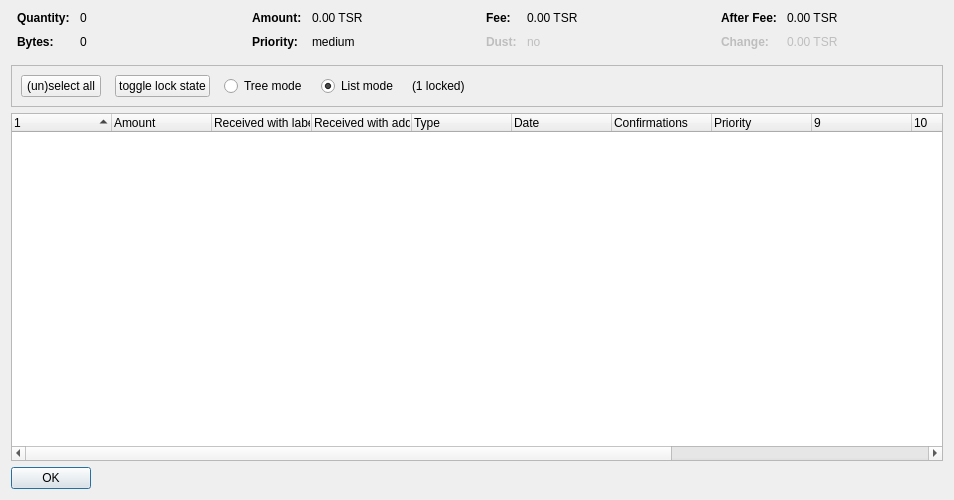
<?xml version="1.0" encoding="UTF-8"?>
<ui version="4.0">
 <class>CoinControlDialog</class>
 <widget class="QDialog" name="CoinControlDialog">
  <property name="geometry">
   <rect>
    <x>0</x>
    <y>0</y>
    <width>954</width>
    <height>500</height>
   </rect>
  </property>
  <property name="windowTitle">
   <string>Coin Selection</string>
  </property>
  <layout class="QVBoxLayout" name="verticalLayout">
   <item>
    <layout class="QHBoxLayout" name="horizontalLayoutTop" stretch="0,0,0,0">
     <property name="topMargin">
      <number>0</number>
     </property>
     <property name="bottomMargin">
      <number>10</number>
     </property>
     <item>
      <layout class="QFormLayout" name="formLayoutCoinControl1">
       <property name="horizontalSpacing">
        <number>10</number>
       </property>
       <property name="verticalSpacing">
        <number>10</number>
       </property>
       <property name="leftMargin">
        <number>6</number>
       </property>
       <property name="rightMargin">
        <number>6</number>
       </property>
       <item row="0" column="0">
        <widget class="QLabel" name="labelCoinControlQuantityText">
         <property name="font">
          <font>
           <weight>75</weight>
           <bold>true</bold>
          </font>
         </property>
         <property name="text">
          <string>Quantity:</string>
         </property>
        </widget>
       </item>
       <item row="0" column="1">
        <widget class="QLabel" name="labelCoinControlQuantity">
         <property name="cursor">
          <cursorShape>IBeamCursor</cursorShape>
         </property>
         <property name="contextMenuPolicy">
          <enum>Qt::ActionsContextMenu</enum>
         </property>
         <property name="text">
          <string notr="true">0</string>
         </property>
         <property name="textInteractionFlags">
          <set>Qt::LinksAccessibleByMouse|Qt::TextSelectableByKeyboard|Qt::TextSelectableByMouse</set>
         </property>
        </widget>
       </item>
       <item row="1" column="0">
        <widget class="QLabel" name="labelCoinControlBytesText">
         <property name="font">
          <font>
           <weight>75</weight>
           <bold>true</bold>
          </font>
         </property>
         <property name="text">
          <string>Bytes:</string>
         </property>
        </widget>
       </item>
       <item row="1" column="1">
        <widget class="QLabel" name="labelCoinControlBytes">
         <property name="cursor">
          <cursorShape>IBeamCursor</cursorShape>
         </property>
         <property name="contextMenuPolicy">
          <enum>Qt::ActionsContextMenu</enum>
         </property>
         <property name="text">
          <string notr="true">0</string>
         </property>
         <property name="textInteractionFlags">
          <set>Qt::LinksAccessibleByMouse|Qt::TextSelectableByKeyboard|Qt::TextSelectableByMouse</set>
         </property>
        </widget>
       </item>
      </layout>
     </item>
     <item>
      <layout class="QFormLayout" name="formLayoutCoinControl2">
       <property name="horizontalSpacing">
        <number>10</number>
       </property>
       <property name="verticalSpacing">
        <number>10</number>
       </property>
       <property name="leftMargin">
        <number>6</number>
       </property>
       <property name="rightMargin">
        <number>6</number>
       </property>
       <item row="0" column="0">
        <widget class="QLabel" name="labelCoinControlAmountText">
         <property name="font">
          <font>
           <weight>75</weight>
           <bold>true</bold>
          </font>
         </property>
         <property name="text">
          <string>Amount:</string>
         </property>
        </widget>
       </item>
       <item row="0" column="1">
        <widget class="QLabel" name="labelCoinControlAmount">
         <property name="cursor">
          <cursorShape>IBeamCursor</cursorShape>
         </property>
         <property name="contextMenuPolicy">
          <enum>Qt::ActionsContextMenu</enum>
         </property>
         <property name="text">
          <string notr="true">0.00 TSR</string>
         </property>
         <property name="textInteractionFlags">
          <set>Qt::LinksAccessibleByMouse|Qt::TextSelectableByKeyboard|Qt::TextSelectableByMouse</set>
         </property>
        </widget>
       </item>
       <item row="1" column="0">
        <widget class="QLabel" name="labelCoinControlPriorityText">
         <property name="font">
          <font>
           <weight>75</weight>
           <bold>true</bold>
          </font>
         </property>
         <property name="text">
          <string>Priority:</string>
         </property>
        </widget>
       </item>
       <item row="1" column="1">
        <widget class="QLabel" name="labelCoinControlPriority">
         <property name="cursor">
          <cursorShape>IBeamCursor</cursorShape>
         </property>
         <property name="contextMenuPolicy">
          <enum>Qt::ActionsContextMenu</enum>
         </property>
         <property name="text">
          <string>medium</string>
         </property>
         <property name="textInteractionFlags">
          <set>Qt::LinksAccessibleByMouse|Qt::TextSelectableByKeyboard|Qt::TextSelectableByMouse</set>
         </property>
        </widget>
       </item>
      </layout>
     </item>
     <item>
      <layout class="QFormLayout" name="formLayoutCoinControl3">
       <property name="horizontalSpacing">
        <number>10</number>
       </property>
       <property name="verticalSpacing">
        <number>10</number>
       </property>
       <property name="leftMargin">
        <number>6</number>
       </property>
       <property name="rightMargin">
        <number>6</number>
       </property>
       <item row="0" column="0">
        <widget class="QLabel" name="labelCoinControlFeeText">
         <property name="font">
          <font>
           <weight>75</weight>
           <bold>true</bold>
          </font>
         </property>
         <property name="text">
          <string>Fee:</string>
         </property>
        </widget>
       </item>
       <item row="0" column="1">
        <widget class="QLabel" name="labelCoinControlFee">
         <property name="cursor">
          <cursorShape>IBeamCursor</cursorShape>
         </property>
         <property name="contextMenuPolicy">
          <enum>Qt::ActionsContextMenu</enum>
         </property>
         <property name="text">
          <string notr="true">0.00 TSR</string>
         </property>
         <property name="textInteractionFlags">
          <set>Qt::LinksAccessibleByMouse|Qt::TextSelectableByKeyboard|Qt::TextSelectableByMouse</set>
         </property>
        </widget>
       </item>
       <item row="1" column="0">
        <widget class="QLabel" name="labelCoinControlLowOutputText">
         <property name="enabled">
          <bool>false</bool>
         </property>
         <property name="font">
          <font>
           <weight>75</weight>
           <bold>true</bold>
          </font>
         </property>
         <property name="text">
          <string>Dust:</string>
         </property>
        </widget>
       </item>
       <item row="1" column="1">
        <widget class="QLabel" name="labelCoinControlLowOutput">
         <property name="enabled">
          <bool>false</bool>
         </property>
         <property name="cursor">
          <cursorShape>IBeamCursor</cursorShape>
         </property>
         <property name="contextMenuPolicy">
          <enum>Qt::ActionsContextMenu</enum>
         </property>
         <property name="text">
          <string>no</string>
         </property>
         <property name="textInteractionFlags">
          <set>Qt::LinksAccessibleByMouse|Qt::TextSelectableByKeyboard|Qt::TextSelectableByMouse</set>
         </property>
        </widget>
       </item>
      </layout>
     </item>
     <item>
      <layout class="QFormLayout" name="formLayoutCoinControl4">
       <property name="horizontalSpacing">
        <number>10</number>
       </property>
       <property name="verticalSpacing">
        <number>10</number>
       </property>
       <property name="leftMargin">
        <number>6</number>
       </property>
       <property name="rightMargin">
        <number>6</number>
       </property>
       <item row="0" column="0">
        <widget class="QLabel" name="labelCoinControlAfterFeeText">
         <property name="font">
          <font>
           <weight>75</weight>
           <bold>true</bold>
          </font>
         </property>
         <property name="text">
          <string>After Fee:</string>
         </property>
        </widget>
       </item>
       <item row="0" column="1">
        <widget class="QLabel" name="labelCoinControlAfterFee">
         <property name="cursor">
          <cursorShape>IBeamCursor</cursorShape>
         </property>
         <property name="contextMenuPolicy">
          <enum>Qt::ActionsContextMenu</enum>
         </property>
         <property name="text">
          <string notr="true">0.00 TSR</string>
         </property>
         <property name="textInteractionFlags">
          <set>Qt::LinksAccessibleByMouse|Qt::TextSelectableByKeyboard|Qt::TextSelectableByMouse</set>
         </property>
        </widget>
       </item>
       <item row="1" column="0">
        <widget class="QLabel" name="labelCoinControlChangeText">
         <property name="enabled">
          <bool>false</bool>
         </property>
         <property name="font">
          <font>
           <weight>75</weight>
           <bold>true</bold>
          </font>
         </property>
         <property name="text">
          <string>Change:</string>
         </property>
        </widget>
       </item>
       <item row="1" column="1">
        <widget class="QLabel" name="labelCoinControlChange">
         <property name="enabled">
          <bool>false</bool>
         </property>
         <property name="cursor">
          <cursorShape>IBeamCursor</cursorShape>
         </property>
         <property name="contextMenuPolicy">
          <enum>Qt::ActionsContextMenu</enum>
         </property>
         <property name="text">
          <string notr="true">0.00 TSR</string>
         </property>
         <property name="textInteractionFlags">
          <set>Qt::LinksAccessibleByMouse|Qt::TextSelectableByKeyboard|Qt::TextSelectableByMouse</set>
         </property>
        </widget>
       </item>
      </layout>
     </item>
    </layout>
   </item>
   <item>
    <widget class="QFrame" name="frame">
     <property name="minimumSize">
      <size>
       <width>0</width>
       <height>40</height>
      </size>
     </property>
     <property name="frameShape">
      <enum>QFrame::StyledPanel</enum>
     </property>
     <property name="frameShadow">
      <enum>QFrame::Sunken</enum>
     </property>
     <layout class="QHBoxLayout" name="horizontalLayout">
      <item>
       <layout class="QHBoxLayout" name="horizontalLayoutPanel" stretch="0,0,0,0,0,0">
        <property name="spacing">
         <number>14</number>
        </property>
        <item>
         <widget class="QPushButton" name="pushButtonSelectAll">
          <property name="sizePolicy">
           <sizepolicy hsizetype="Maximum" vsizetype="Fixed">
            <horstretch>0</horstretch>
            <verstretch>0</verstretch>
           </sizepolicy>
          </property>
          <property name="text">
           <string>(un)select all</string>
          </property>
          <property name="autoDefault">
           <bool>false</bool>
          </property>
         </widget>
        </item>
        <item>
         <widget class="QPushButton" name="pushButtonToggleLock">
          <property name="sizePolicy">
           <sizepolicy hsizetype="Maximum" vsizetype="Fixed">
            <horstretch>0</horstretch>
            <verstretch>0</verstretch>
           </sizepolicy>
          </property>
          <property name="text">
           <string>toggle lock state</string>
          </property>
          <property name="autoDefault">
           <bool>false</bool>
          </property>
         </widget>
        </item>
        <item>
         <widget class="QRadioButton" name="radioTreeMode">
          <property name="sizePolicy">
           <sizepolicy hsizetype="Maximum" vsizetype="Fixed">
            <horstretch>0</horstretch>
            <verstretch>0</verstretch>
           </sizepolicy>
          </property>
          <property name="text">
           <string>Tree mode</string>
          </property>
         </widget>
        </item>
        <item>
         <widget class="QRadioButton" name="radioListMode">
          <property name="sizePolicy">
           <sizepolicy hsizetype="Maximum" vsizetype="Fixed">
            <horstretch>0</horstretch>
            <verstretch>0</verstretch>
           </sizepolicy>
          </property>
          <property name="text">
           <string>List mode</string>
          </property>
          <property name="checked">
           <bool>true</bool>
          </property>
         </widget>
        </item>
        <item>
         <widget class="QLabel" name="labelLocked">
          <property name="text">
           <string>(1 locked)</string>
          </property>
         </widget>
        </item>
        <item>
         <spacer name="horizontalSpacer">
          <property name="orientation">
           <enum>Qt::Horizontal</enum>
          </property>
          <property name="sizeHint" stdset="0">
           <size>
            <width>40</width>
            <height>20</height>
           </size>
          </property>
         </spacer>
        </item>
       </layout>
      </item>
     </layout>
    </widget>
   </item>
   <item>
    <widget class="CoinControlTreeWidget" name="treeWidget">
     <property name="contextMenuPolicy">
      <enum>Qt::CustomContextMenu</enum>
     </property>
     <property name="sortingEnabled">
      <bool>false</bool>
     </property>
     <property name="columnCount">
      <number>13</number>
     </property>
     <attribute name="headerShowSortIndicator" stdset="0">
      <bool>true</bool>
     </attribute>
     <attribute name="headerStretchLastSection">
      <bool>false</bool>
     </attribute>
     <column>
      <property name="text">
       <string/>
      </property>
     </column>
     <column>
      <property name="text">
       <string>Amount</string>
      </property>
     </column>
     <column>
      <property name="text">
       <string>Received with label</string>
      </property>
     </column>
     <column>
      <property name="text">
       <string>Received with address</string>
      </property>
     </column>
     <column>
      <property name="text">
	<string>Type</string>
      </property>
     </column>
     <column>
      <property name="text">	 
       <string>Date</string>
      </property>
     </column>
     <column>
      <property name="text">
       <string>Confirmations</string>
      </property>
      <property name="toolTip">
       <string>Confirmed</string>
      </property>
     </column>
     <column>
      <property name="text">
       <string>Priority</string>
      </property>
     </column>
     <column>
      <property name="text">
       <string/>
      </property>
     </column>
     <column>
      <property name="text">
       <string/>
      </property>
     </column>
     <column>
      <property name="text">
       <string/>
      </property>
     </column>
     <column>
      <property name="text">
       <string/>
      </property>
     </column>
     <column>
      <property name="text">
       <string/>
      </property>
     </column>
    </widget>
   </item>
   <item>
    <widget class="QDialogButtonBox" name="buttonBox">
     <property name="sizePolicy">
      <sizepolicy hsizetype="Maximum" vsizetype="Fixed">
       <horstretch>0</horstretch>
       <verstretch>0</verstretch>
      </sizepolicy>
     </property>
     <property name="orientation">
      <enum>Qt::Horizontal</enum>
     </property>
     <property name="standardButtons">
      <set>QDialogButtonBox::Ok</set>
     </property>
    </widget>
   </item>
  </layout>
 </widget>
 <customwidgets>
  <customwidget>
   <class>CoinControlTreeWidget</class>
   <extends>QTreeWidget</extends>
   <header>coincontroltreewidget.h</header>
  </customwidget>
 </customwidgets>
 <resources/>
 <connections/>
</ui>
